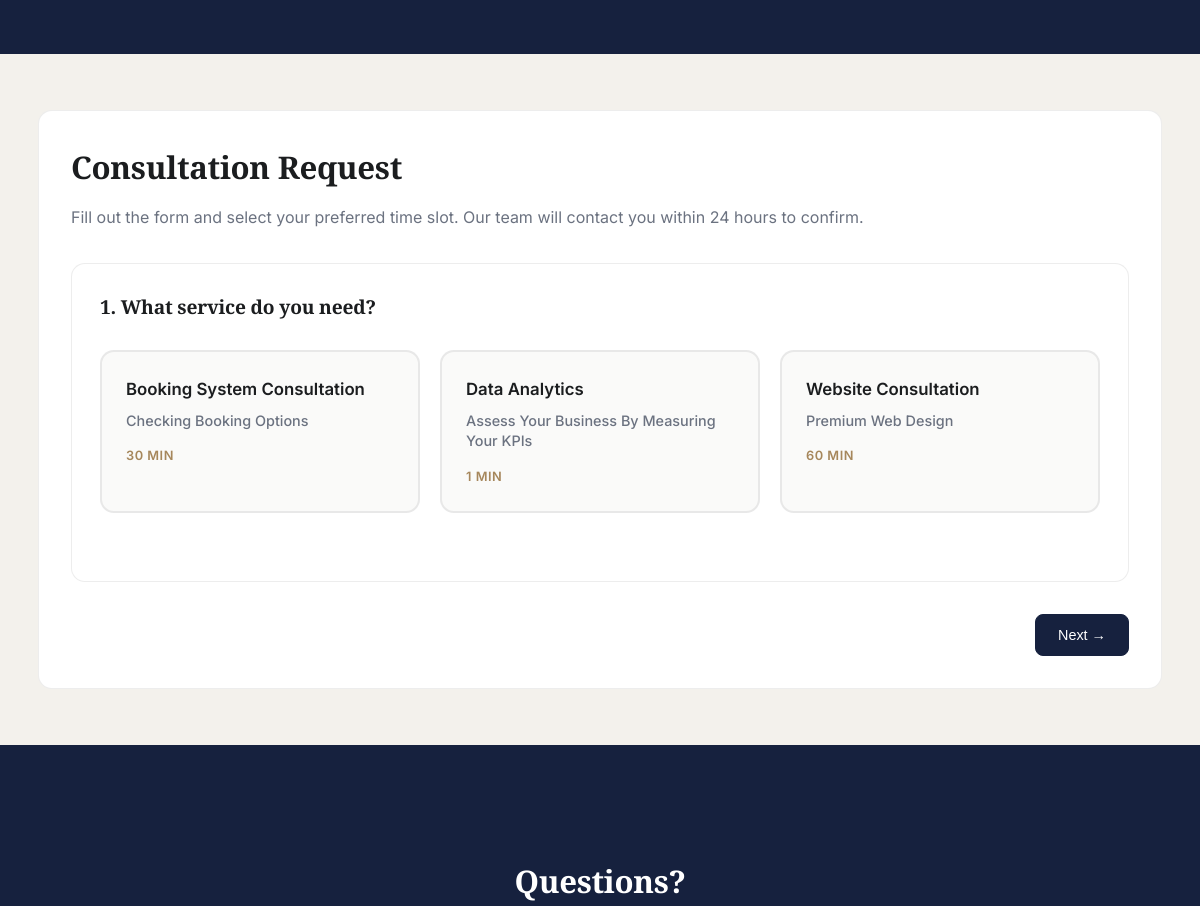
/booking/ (middle part), run on an earlier commit of the app's database.
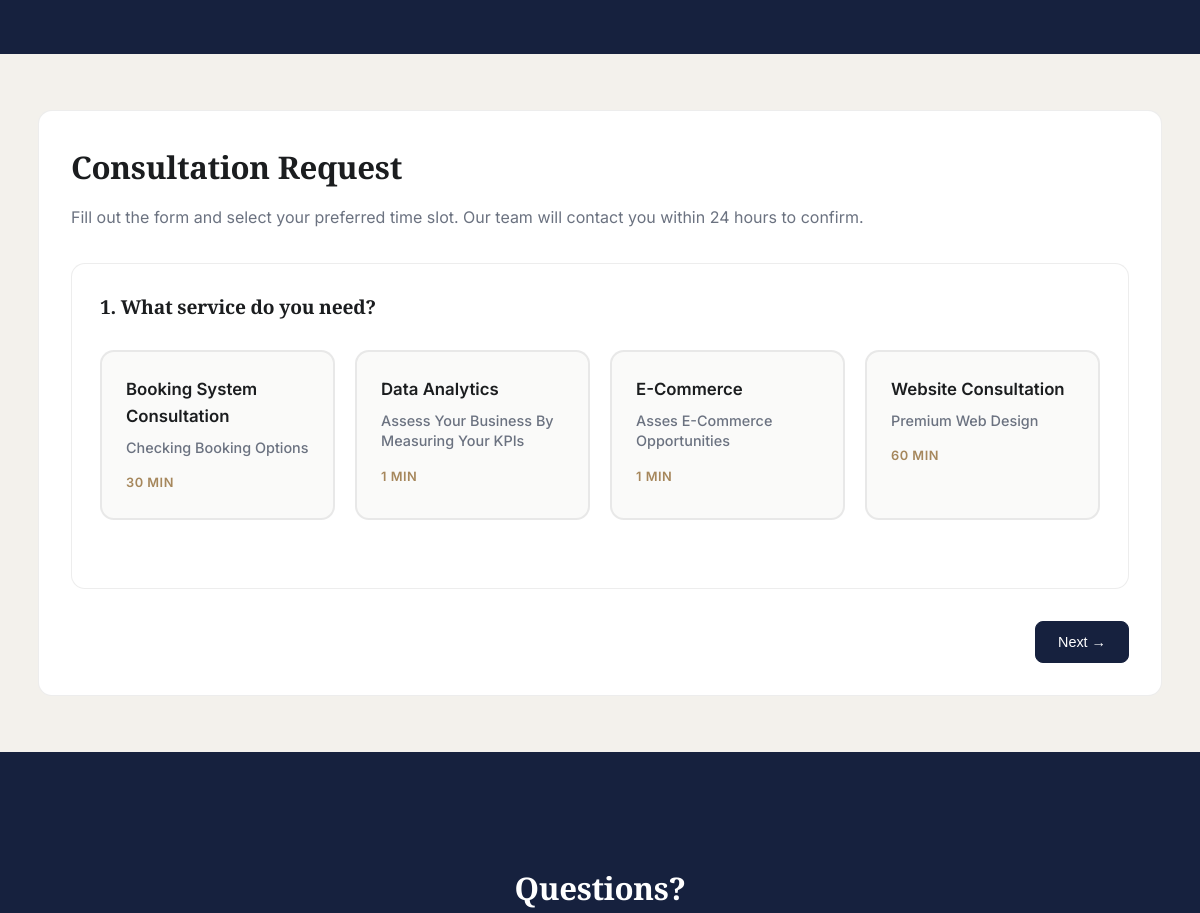
And on a later commit of the database.
### booking/models.py (models this page shows, shortened)
class Activity(models.Model):
    name = models.CharField(max_length=100, unique=True)
    description = models.TextField(blank=True)
    duration_minutes = models.IntegerField(default=30)
    is_active = models.BooleanField(default=True)
    created_at = models.DateTimeField(auto_now_add=True)
    class Meta:
        verbose_name_plural = "Activities"
        ordering = ["name"]

### booking/views.py (the view, shortened to what this page needs)
# urls.py: path("", views.BookingHomeView.as_view(), name="home"),
class BookingHomeView(View):
    template_name = "booking/home.html"
    def get(self, request, *args, **kwargs):
        context = {
            "activities": Activity.objects.filter(is_active=True),
            "terms": BookingTerms.objects.filter(is_active=True).first(),
        }
        return render(request, self.template_name, context)

### templates/booking/home.html (shortened to what this page needs)
{% load static %}
<!doctype html>
<html lang="en">
<head>
  <link rel="stylesheet" href="{% static 'css/services.css' %}">
  <link rel="stylesheet" href="{% static 'css/booking.css' %}">
</head>
<body>
  <main>
    <section class="band top-green">
    </section>
    <section class="band cream" id="booking-form">
      <div class="wrap">
        <section class="contact">
          <h2 style="margin:0 0 12px;">Consultation Request</h2>
          <p style="margin:0 0 32px; color:var(--muted);">Fill out the form and select your preferred time slot. Our team will contact you within 24 hours to confirm.</p>
          <form method="post" action="{% url 'booking:home' %}" id="bookingForm">
            <div class="form-step active" id="step-1">
              <h3 class="step-title">1. What service do you need?</h3>
              <div class="activity-grid">
                {% for activity in activities %}
                  <label class="activity-card">
                    <div class="activity-content">
                      <div class="activity-name">{{ activity.name }}</div>
                      <div class="activity-desc">{{ activity.description }}</div>
                      <div class="activity-duration">{{ activity.duration_minutes }} min</div>
                    </div>
                  </label>
                {% endfor %}
              </div>
            </div>
            <div class="form-navigation">
              <button type="button" class="btn primary" id="nextBtn" onclick="changeStep(1)">Next →</button>
            </div>
          </form>
        </section>
      </div>
    </section>
    <section class="band bottom-green">
      <div class="wrap">
        <div class="cta-section">
          <h2>Questions?</h2>
        </div>
      </div>
    </section>
  </main>
</body>
</html>

What changed in the data, as far as the page shows it:
added Activity: name "E-Commerce", description "Asses E-Commerce Opportunities", duration_minutes "1"
